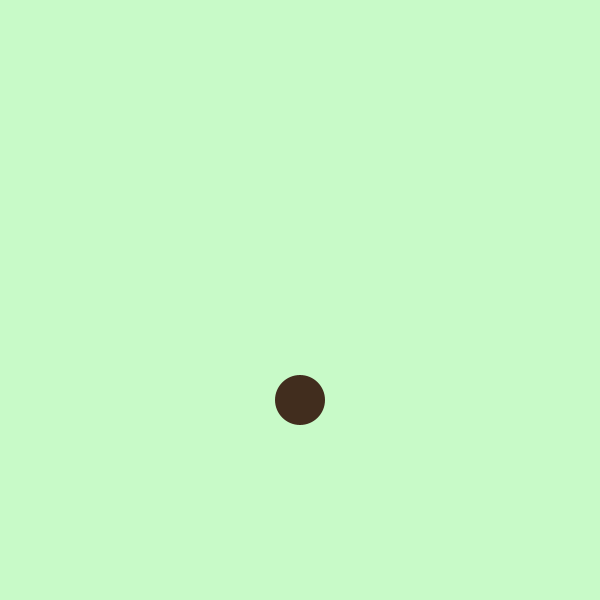
Frame 1 (no input)
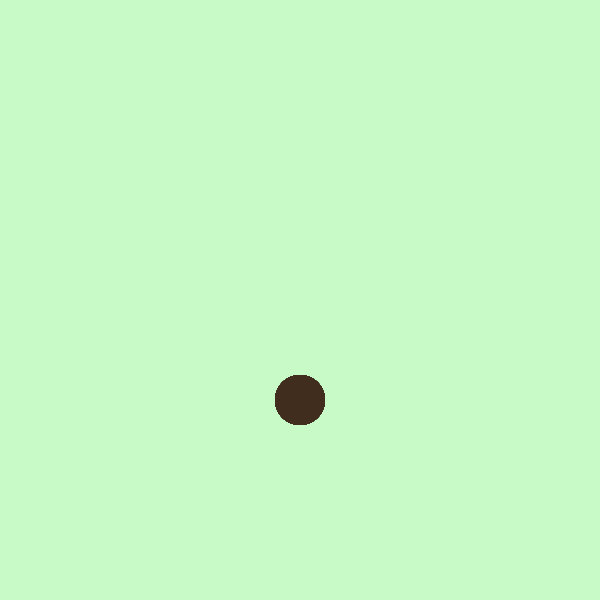
Frame 60 (the mouse pressed at the canvas centre just before this capture)
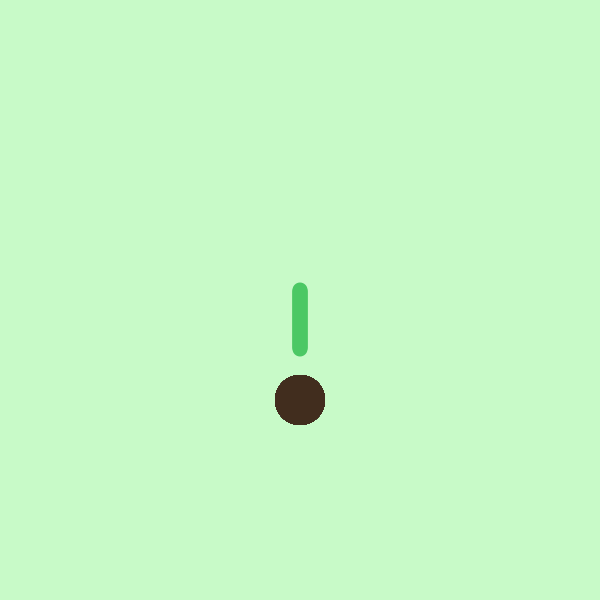
Frame 120 (the mouse held since frame 60 and released just before this capture)

The Processing sketch that drew these frames (run headless with seeded random() and noise(); from frame 60 on, the mouse is pressed at the canvas centre):

// Processing sketch: processing_160509
// ── processing_160509.pde

int x;
int y;
float growSpeed;
float budSize;
float budGrow;
 
void setup() {
  //background & Info
 
  size(600,600);
  background(200,250,200);
  x = 300;
  y = 400;
  growSpeed = -0.5f;
  budSize = .5f;
  budGrow = 5.5f;

  /* circle = createShape(ELLIPSE,x,y-25,30,30);
  circle.setFill(color(50,50,60));
  circle.setStroke(false);*/
  
}

void draw() {
  
  //seed 
 
  fill(65,45,30);
  noStroke();
  ellipse(x,400,50,50);
  
  //stem
  if (mousePressed ==  true) {
    
   y+=growSpeed;
   fill (75,200,100);
  noStroke();
  ellipse(x,y-50,15,15);
  }
  
  //EndGrowth
  if( y<=250) {
    growSpeed=-1000;
    
    if(mousePressed== true) {
     budSize+=budGrow*2;
   }
   
    fill(75,200,80);
    noStroke();
    
    ellipse(x,y-75,budSize+10,budSize+10);
    
    ellipse(x,y-110,budSize,budSize-50);
    
    ellipse(x-40,y-75,budSize+15,budSize);
    
    ellipse(x+40,y-75,budSize+15,budSize);


  

   
  
   
  }
  
  
  
  /*fill (75,200,110);
  noStroke();
  ellipse(x,y-75,18,18);
  
  fill (75,200,110);
  noStroke();
  ellipse(x,y-100,15,15);
  
  fill (75, 200, 110);
  noStroke();
  ellipse(x,y-125,12.5f,12.5f);
*/
  
}
